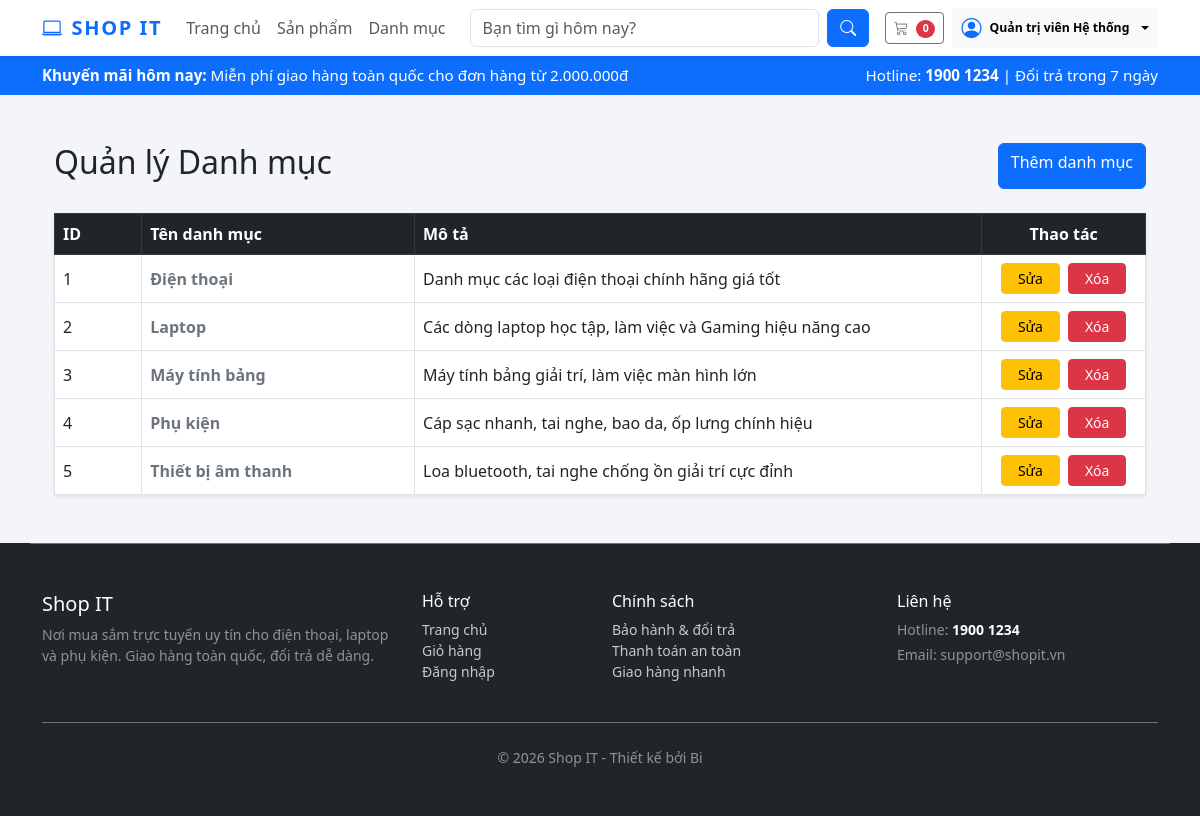
The app's page /Category (signed in) with its own data.
### tables this page shows
CREATE TABLE IF NOT EXISTS `category` (
  `id` int NOT NULL AUTO_INCREMENT,
  `name` varchar(100) NOT NULL,
  `description` text,
  PRIMARY KEY (`id`)
);

### app/controllers/CategoryController.php (called while the page is built, shortened)
<?php
require_once(BASE_PATH . '/app/config/database.php');
require_once(BASE_PATH . '/app/models/CategoryModel.php');
class CategoryController
{
    private $categoryModel;
    public function __construct()
    {
        $this->db = (new Database())->getConnection();
        $this->categoryModel = new CategoryModel($this->db);
    }
    public function index()
    {
        $categories = $this->categoryModel->getCategories();
        include BASE_PATH . '/app/views/Category/list.php';
    }
}
?>

### index.php (called while the page is built, shortened)
<?php
$url = $_GET['url'] ?? '';
$url = rtrim($url, '/');
$url = filter_var($url, FILTER_SANITIZE_URL);
$url = explode('/', $url);
$action = (!empty($url[1])) ? $url[1] : 'index';
$controller = new $controllerName();
call_user_func_array([$controller, $action], array_slice($url, 2));

### app/config/database.php (called while the page is built, shortened)
<?php
class Database {
    private $host = "localhost";
    private $db_name = "my_store";
    private $username = "root";
    private $password = "";
    public function getConnection() {
        $this->conn = null;
        try {
            $this->conn = new PDO("mysql:host=" . $this->host . ";dbname=" . $this->db_name, $this->username, $this->password);
            $this->conn->exec("set names utf8");
        } catch(PDOException $exception) {
            echo "Connection error: " . $exception->getMessage();
        }
        return $this->conn;
    }
}

### app/models/CategoryModel.php (called while the page is built, shortened)
<?php
class CategoryModel
{
    private $conn;
    private $table_name = "category";
    public function __construct($db)
    {
        $this->conn = $db;
    }
    public function getCategories()
    {
        $query = "SELECT id, name, description FROM " . $this->table_name;
        $stmt = $this->conn->prepare($query);
        $stmt->execute();
        return $stmt->fetchAll(PDO::FETCH_OBJ);
    }
}
?>

### app/views/Category/list.php (the view)
<?php include BASE_PATH . '/app/views/shares/header.php'; ?>
<div class="container my-5">
    <div class="d-flex justify-content-between mb-4">
        <h2>Quản lý Danh mục</h2>
        <a href="/Category/add" class="btn btn-primary">Thêm danh mục</a>
    </div>
    <table class="table table-bordered table-hover shadow-sm align-middle">
        <thead class="table-dark">
            <tr>
                <th style="width: 8%;">ID</th>
                <th style="width: 25%;">Tên danh mục</th>
                <th>Mô tả</th>
                <th style="width: 15%; text-align: center;">Thao tác</th>
            </tr>
        </thead>
        <tbody>
            <?php if (empty($categories)): ?>
                <tr>
                    <td colspan="4" class="text-center text-muted py-3">Chưa có danh mục nào trên hệ thống.</td>
                </tr>
            <?php else: ?>
                <?php foreach ($categories as $cat): ?>
                <tr>
                    <td><?php echo $cat->id; ?></td>
                    <td class="fw-bold text-secondary"><?php echo htmlspecialchars($cat->name); ?></td>
                    <td><?php echo htmlspecialchars($cat->description ?? ''); ?></td>
                    <td>
                        <div class="d-flex gap-2 justify-content-center">
                            <a href="/Category/edit/<?php echo $cat->id; ?>" class="btn btn-sm btn-warning px-3">Sửa</a>
                            <a href="/Category/delete/<?php echo $cat->id; ?>"
                               class="btn btn-sm btn-danger px-3"
                               onclick="return confirm('Bạn có chắc chắn muốn xóa danh mục này? Hành động này không thể hoàn tác!');">Xóa</a>
                        </div>
                    </td>
                </tr>
                <?php endforeach; ?>
            <?php endif; ?>
        </tbody>
    </table>
</div>
<?php include BASE_PATH . '/app/views/shares/footer.php'; ?>

### app/views/shares/header.php (style rules this page uses)
:root { --site-bg: #f3f5f8; --card-bg: #ffffff; --primary-color: #0d6efd; --secondary-color: #212529; }
body { background-color: var(--site-bg); }

### records on screen
category: id "1", name "Điện thoại", description "Danh mục các loại điện thoại chính hãng giá tốt"
category: id "2", name "Laptop", description "Các dòng laptop học tập, làm việc và Gaming hiệu năng cao"
category: id "3", name "Máy tính bảng", description "Máy tính bảng giải trí, làm việc màn hình lớn"
category: id "4", name "Phụ kiện", description "Cáp sạc nhanh, tai nghe, bao da, ốp lưng chính hiệu"
category: id "5", name "Thiết bị âm thanh", description "Loa bluetooth, tai nghe chống ồn giải trí cực đỉnh"

### other values on screen
$totalItems "0"
$displayName "Quản trị viên Hệ thống"
